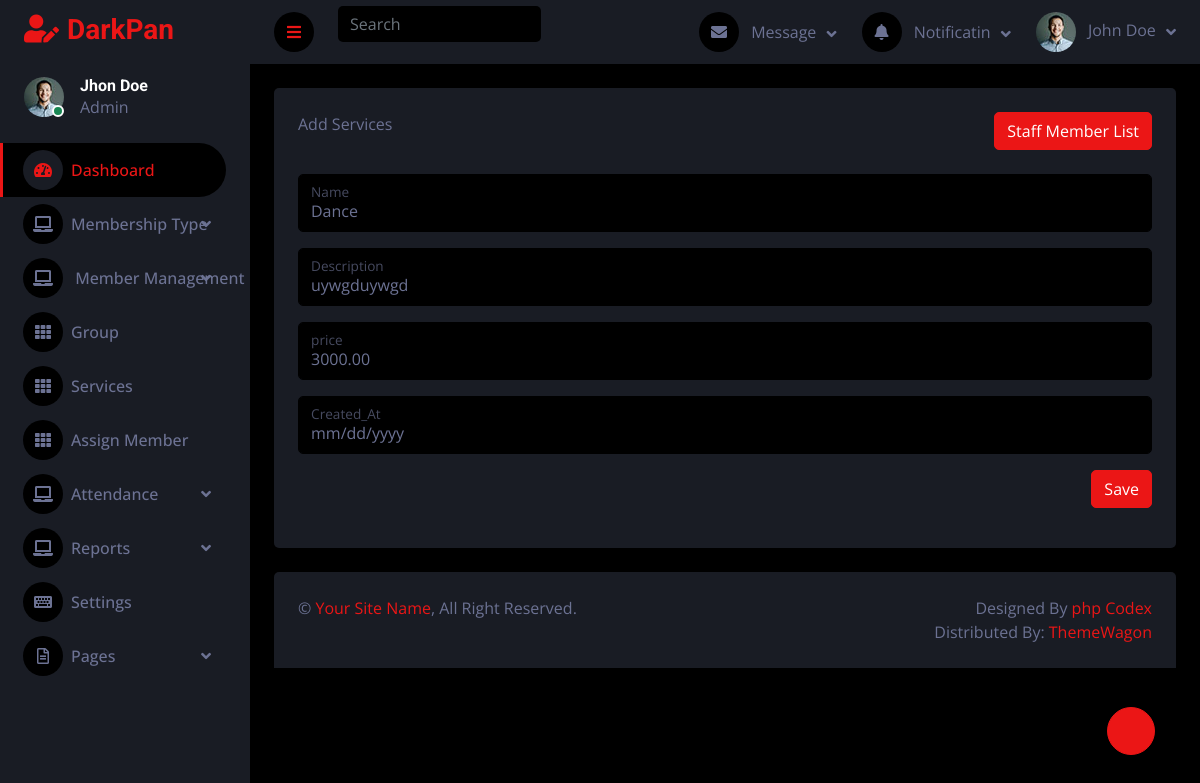
Screenshot of /edit_services.php?id=3 (signed in) with the database file from the repository.
### tables this page shows
CREATE TABLE IF NOT EXISTS `services` (
  `id` int NOT NULL AUTO_INCREMENT,
  `name` varchar(250) DEFAULT NULL,
  `description` text,
  `price` decimal(10,2) DEFAULT NULL,
  `created_at` timestamp(6) NULL DEFAULT NULL,
  PRIMARY KEY (`id`)
);

### edit_services.php (the view, shortened to what this page needs)
<?php include "common/header.php";
$id= $_GET['id'];
$sql = mysqli_query($conn, "SELECT * FROM `services` where `id`='$id'");
$row = mysqli_fetch_assoc($sql);
?>
<div class="container-fluid pt-4 px-4">
    <div class="row g-4">
        <div class="col-sm-12">
            <div class="bg-secondary rounded h-100 p-4">
                <div class="clearfix">
                    <span class="float-start">Add Services</span>
                    <span> <a href="view_services.php" <button type="button" class="btn btn-primary float-end mb-4">Staff Member List</button></a></span>
                </div>
                <form method="POST" enctype="multipart/form-data">
                    <div class="form-floating mb-3">
                        <input type="text" class="form-control" id="floatingInput"
                            placeholder="name@example.com" name="name" value="<?php echo $row['name']; ?>">
                        <label for="floatingInput"> Name</label>
                    </div>
                    <div class="form-floating mb-3">
                        <input type="text" class="form-control" id="floatingPassword"
                            placeholder="Password" name="description" value="<?php echo $row['description']; ?>">
                        <label for="floatingPassword">Description</label>
                    </div>
                    <div class="form-floating mb-3">
                        <input type="text" class="form-control" id="floatingPassword"
                            placeholder="Password" name="price" value="<?php echo $row['price']; ?>">
                        <label for="floatingPassword">price</label>
                    </div>
                    <div class="form-floating mb-3">
                        <input type="date" class="form-control" id="floatingPassword"
                            placeholder="Password" name="created_at" value="<?php echo $row['created_at']; ?>">
                        <label for="floatingPassword">Created_At</label>
                    </div>
                                                          <div class="clearfix">
                        <span> <button type="submit" name="submit" class="btn btn-primary float-end">Save</button></span>
                    </div>
                </form>
            </div>
        </div>
    </div>
</div>
<?php include "common/footer.php"; ?>

### css/style.css (style rules this page uses)
.btn { transition: .5s; }

### rows the page displays
services: name "Dance", description "uywgduywgd", price "3000.00"
